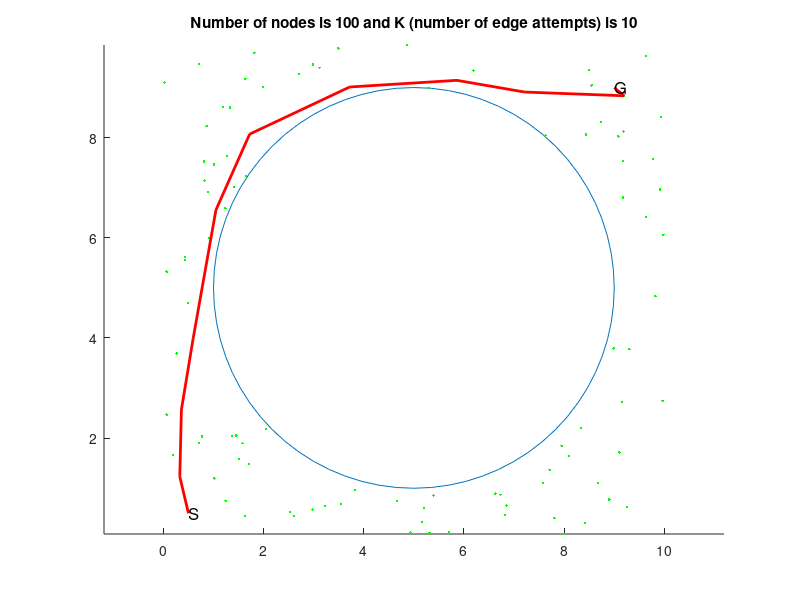

The MATLAB source for this figure:
% Automatically generated by solvePlanningProblem using
% #nodes=100
% #edges per node10
% step size for collision check 0.1
% xMin=0
% xMax=10
% yMin=0
% yMax=10
% worldModel="SingleCircleWorld"
% problem spec file "problem1.txt"

clf
hold on
plot(5 + 4*cos((0:5:360)/180*pi),5 + 4*sin((0:5:360)/180*pi))
plot(2.60489,0.446358,'.g')
plot(8.98934,3.79381,'.g')
plot(2.53231,0.522946,'.g')
plot(9.1523,2.71892,'.g')
plot(6.82397,0.468387,'.g')
plot(9.91057,6.96684,'.g')
plot(1.62376,0.450761,'.g')
plot(2.97439,0.575901,'.g')
plot(9.17218,6.8015,'.g')
plot(8.09018,1.64265,'.g')
plot(8.00976,0.0865152,'.g')
plot(5.70299,0.115567,'.g')
plot(9.82179,4.83494,'.g')
plot(0.917237,5.99875,'.g')
plot(1.04817,6.55504,'.g')
plot(0.592847,3.98753,'.g')
plot(8.41853,0.303546,'.g')
plot(1.70474,1.48604,'.g')
plot(3.49139,9.77983,'.g')
plot(9.6293,9.6252,'.g')
plot(0.819132,7.14703,'.g')
plot(0.0645757,5.32426,'.g')
plot(4.86285,9.8491,'.g')
plot(8.49047,9.34752,'.g')
plot(8.43625,8.06144,'.g')
plot(8.6774,1.10345,'.g')
plot(6.84897,0.65457,'.g')
plot(0.0655959,2.47082,'.g')
plot(6.62705,0.891078,'.g')
plot(1.33031,8.60031,'.g')
plot(9.29992,3.77478,'.g')
plot(5.2062,0.609559,'.g')
plot(3.23203,0.647742,'.g')
plot(6.18845,9.33976,'.g')
plot(1.98661,9.01431,'.g')
plot(9.19848,8.8353,'.g')
plot(4.9301,0.113704,'.g')
plot(1.01631,1.1957,'.g')
plot(7.95037,1.84595,'.g')
plot(7.20943,8.91005,'.g')
plot(1.24119,0.749141,'.g')
plot(0.810229,7.52492,'.g')
plot(1.40757,7.01219,'.g')
plot(3.82227,0.962097,'.g')
plot(9.96565,2.74469,'.g')
plot(0.0219613,9.10292,'.g')
plot(9.26046,0.622411,'.g')
plot(0.862035,8.22807,'.g')
plot(9.18297,8.11969,'.g')
plot(7.62409,8.04229,'.g')
plot(5.16037,0.331096,'.g')
plot(5.29,8.99578,'.g')
plot(2.04392,2.1875,'.g')
plot(5.31267,0.105995,'.g')
plot(1.45249,2.0513,'.g')
plot(3.5438,0.687311,'.g')
plot(1.63439,9.176,'.g')
plot(1.00895,7.46205,'.g')
plot(1.50542,1.58156,'.g')
plot(1.27433,7.62873,'.g')
plot(6.72999,0.870166,'.g')
plot(0.706817,9.4702,'.g')
plot(8.55114,9.04345,'.g')
plot(0.264395,3.69194,'.g')
plot(0.425752,5.62038,'.g')
plot(1.72119,8.06938,'.g')
plot(1.57862,1.89761,'.g')
plot(9.77852,7.57381,'.g')
plot(2.98444,9.46065,'.g')
plot(1.19049,8.61124,'.g')
plot(9.0836,8.02641,'.g')
plot(9.9297,8.40654,'.g')
plot(1.23797,6.5902,'.g')
plot(3.11533,9.39522,'.g')
plot(5.39304,0.858517,'.g')
plot(9.10048,1.71657,'.g')
plot(0.358932,2.56942,'.g')
plot(9.98311,6.06003,'.g')
plot(0.884567,6.91524,'.g')
plot(0.426344,5.55775,'.g')
plot(9.16984,7.53292,'.g')
plot(5.85763,9.14385,'.g')
plot(0.768848,2.02992,'.g')
plot(4.65882,0.749122,'.g')
plot(0.497096,4.69802,'.g')
plot(9.63863,6.42041,'.g')
plot(7.80511,0.405052,'.g')
plot(7.71056,1.36737,'.g')
plot(1.37276,2.04016,'.g')
plot(8.9005,0.773389,'.g')
plot(8.3407,2.19871,'.g')
plot(3.71803,9.01063,'.g')
plot(1.81708,9.69451,'.g')
plot(2.70835,9.27441,'.g')
plot(0.712911,1.90109,'.g')
plot(1.64736,7.22882,'.g')
plot(0.326723,1.23096,'.g')
plot(8.73971,8.31024,'.g')
plot(0.188711,1.66463,'.g')
plot(7.57846,1.1042,'.g')
if 0
  plot([2.53231,2.60489] ,[0.522946, 0.446358], 'k')
  plot([9.1523,8.98934] ,[2.71892, 3.79381], 'k')
  plot([6.82397,9.1523] ,[0.468387, 2.71892], 'k')
  plot([6.82397,8.98934] ,[0.468387, 3.79381], 'k')
  plot([6.82397,2.60489] ,[0.468387, 0.446358], 'k')
  plot([6.82397,2.53231] ,[0.468387, 0.522946], 'k')
  plot([9.91057,8.98934] ,[6.96684, 3.79381], 'k')
  plot([9.91057,9.1523] ,[6.96684, 2.71892], 'k')
  plot([1.62376,2.53231] ,[0.450761, 0.522946], 'k')
  plot([1.62376,2.60489] ,[0.450761, 0.446358], 'k')
  plot([1.62376,6.82397] ,[0.450761, 0.468387], 'k')
  plot([2.97439,2.60489] ,[0.575901, 0.446358], 'k')
  plot([2.97439,2.53231] ,[0.575901, 0.522946], 'k')
  plot([2.97439,1.62376] ,[0.575901, 0.450761], 'k')
  plot([2.97439,6.82397] ,[0.575901, 0.468387], 'k')
  plot([9.17218,9.91057] ,[6.8015, 6.96684], 'k')
  plot([9.17218,8.98934] ,[6.8015, 3.79381], 'k')
  plot([9.17218,9.1523] ,[6.8015, 2.71892], 'k')
  plot([8.09018,9.1523] ,[1.64265, 2.71892], 'k')
  plot([8.09018,6.82397] ,[1.64265, 0.468387], 'k')
  plot([8.09018,8.98934] ,[1.64265, 3.79381], 'k')
  plot([8.09018,9.91057] ,[1.64265, 6.96684], 'k')
  plot([8.00976,6.82397] ,[0.0865152, 0.468387], 'k')
  plot([8.00976,8.09018] ,[0.0865152, 1.64265], 'k')
  plot([8.00976,9.1523] ,[0.0865152, 2.71892], 'k')
  plot([8.00976,8.98934] ,[0.0865152, 3.79381], 'k')
  plot([8.00976,2.97439] ,[0.0865152, 0.575901], 'k')
  plot([8.00976,2.60489] ,[0.0865152, 0.446358], 'k')
  plot([8.00976,2.53231] ,[0.0865152, 0.522946], 'k')
  plot([8.00976,1.62376] ,[0.0865152, 0.450761], 'k')
  plot([8.00976,9.91057] ,[0.0865152, 6.96684], 'k')
  plot([5.70299,6.82397] ,[0.115567, 0.468387], 'k')
  plot([5.70299,8.00976] ,[0.115567, 0.0865152], 'k')
  plot([5.70299,2.97439] ,[0.115567, 0.575901], 'k')
  plot([5.70299,8.09018] ,[0.115567, 1.64265], 'k')
  plot([5.70299,2.60489] ,[0.115567, 0.446358], 'k')
  plot([5.70299,2.53231] ,[0.115567, 0.522946], 'k')
  plot([5.70299,1.62376] ,[0.115567, 0.450761], 'k')
  plot([5.70299,9.1523] ,[0.115567, 2.71892], 'k')
  plot([9.82179,8.98934] ,[4.83494, 3.79381], 'k')
  plot([9.82179,9.17218] ,[4.83494, 6.8015], 'k')
  plot([9.82179,9.91057] ,[4.83494, 6.96684], 'k')
  plot([9.82179,9.1523] ,[4.83494, 2.71892], 'k')
  plot([9.82179,8.09018] ,[4.83494, 1.64265], 'k')
  plot([9.82179,8.00976] ,[4.83494, 0.0865152], 'k')
  plot([9.82179,6.82397] ,[4.83494, 0.468387], 'k')
  plot([1.04817,0.917237] ,[6.55504, 5.99875], 'k')
  plot([0.592847,0.917237] ,[3.98753, 5.99875], 'k')
  plot([0.592847,1.04817] ,[3.98753, 6.55504], 'k')
  plot([0.592847,1.62376] ,[3.98753, 0.450761], 'k')
  plot([0.592847,2.53231] ,[3.98753, 0.522946], 'k')
  plot([0.592847,2.60489] ,[3.98753, 0.446358], 'k')
  plot([0.592847,2.97439] ,[3.98753, 0.575901], 'k')
  plot([8.41853,8.00976] ,[0.303546, 0.0865152], 'k')
  plot([8.41853,8.09018] ,[0.303546, 1.64265], 'k')
  plot([8.41853,6.82397] ,[0.303546, 0.468387], 'k')
  plot([8.41853,9.1523] ,[0.303546, 2.71892], 'k')
  plot([8.41853,5.70299] ,[0.303546, 0.115567], 'k')
  plot([8.41853,8.98934] ,[0.303546, 3.79381], 'k')
  plot([8.41853,9.82179] ,[0.303546, 4.83494], 'k')
  plot([8.41853,2.97439] ,[0.303546, 0.575901], 'k')
  plot([8.41853,2.60489] ,[0.303546, 0.446358], 'k')
  plot([8.41853,2.53231] ,[0.303546, 0.522946], 'k')
  plot([1.70474,1.62376] ,[1.48604, 0.450761], 'k')
  plot([1.70474,2.53231] ,[1.48604, 0.522946], 'k')
  plot([1.70474,2.60489] ,[1.48604, 0.446358], 'k')
  plot([1.70474,2.97439] ,[1.48604, 0.575901], 'k')
  plot([1.70474,0.592847] ,[1.48604, 3.98753], 'k')
  plot([1.70474,5.70299] ,[1.48604, 0.115567], 'k')
  plot([1.70474,6.82397] ,[1.48604, 0.468387], 'k')
  plot([3.49139,1.04817] ,[9.77983, 6.55504], 'k')
  plot([9.6293,9.91057] ,[9.6252, 6.96684], 'k')
  plot([9.6293,9.17218] ,[9.6252, 6.8015], 'k')
  plot([9.6293,9.82179] ,[9.6252, 4.83494], 'k')
  plot([9.6293,8.98934] ,[9.6252, 3.79381], 'k')
  plot([9.6293,3.49139] ,[9.6252, 9.77983], 'k')
  plot([9.6293,9.1523] ,[9.6252, 2.71892], 'k')
  plot([0.819132,1.04817] ,[7.14703, 6.55504], 'k')
  plot([0.819132,0.917237] ,[7.14703, 5.99875], 'k')
  plot([0.819132,0.592847] ,[7.14703, 3.98753], 'k')
  plot([0.819132,3.49139] ,[7.14703, 9.77983], 'k')
  plot([0.0645757,0.917237] ,[5.32426, 5.99875], 'k')
  plot([0.0645757,0.592847] ,[5.32426, 3.98753], 'k')
  plot([0.0645757,1.04817] ,[5.32426, 6.55504], 'k')
  plot([0.0645757,0.819132] ,[5.32426, 7.14703], 'k')
  plot([0.0645757,1.70474] ,[5.32426, 1.48604], 'k')
  plot([0.0645757,1.62376] ,[5.32426, 0.450761], 'k')
  plot([0.0645757,2.53231] ,[5.32426, 0.522946], 'k')
  plot([0.0645757,2.60489] ,[5.32426, 0.446358], 'k')
  plot([0.0645757,2.97439] ,[5.32426, 0.575901], 'k')
  plot([0.0645757,3.49139] ,[5.32426, 9.77983], 'k')
  plot([4.86285,3.49139] ,[9.8491, 9.77983], 'k')
  plot([4.86285,9.6293] ,[9.8491, 9.6252], 'k')
  plot([4.86285,0.819132] ,[9.8491, 7.14703], 'k')
  plot([4.86285,9.91057] ,[9.8491, 6.96684], 'k')
  plot([8.49047,9.6293] ,[9.34752, 9.6252], 'k')
  plot([8.49047,9.17218] ,[9.34752, 6.8015], 'k')
  plot([8.49047,9.91057] ,[9.34752, 6.96684], 'k')
  plot([8.49047,4.86285] ,[9.34752, 9.8491], 'k')
  plot([8.49047,9.82179] ,[9.34752, 4.83494], 'k')
  plot([8.49047,3.49139] ,[9.34752, 9.77983], 'k')
  plot([8.43625,8.49047] ,[8.06144, 9.34752], 'k')
  plot([8.43625,9.17218] ,[8.06144, 6.8015], 'k')
  plot([8.43625,9.91057] ,[8.06144, 6.96684], 'k')
  plot([8.43625,9.6293] ,[8.06144, 9.6252], 'k')
  plot([8.43625,9.82179] ,[8.06144, 4.83494], 'k')
  plot([8.43625,4.86285] ,[8.06144, 9.8491], 'k')
  plot([8.43625,3.49139] ,[8.06144, 9.77983], 'k')
  plot([8.6774,8.09018] ,[1.10345, 1.64265], 'k')
  plot([8.6774,8.41853] ,[1.10345, 0.303546], 'k')
  plot([8.6774,8.00976] ,[1.10345, 0.0865152], 'k')
  plot([8.6774,9.1523] ,[1.10345, 2.71892], 'k')
  plot([8.6774,6.82397] ,[1.10345, 0.468387], 'k')
  plot([8.6774,8.98934] ,[1.10345, 3.79381], 'k')
  plot([8.6774,5.70299] ,[1.10345, 0.115567], 'k')
  plot([8.6774,9.82179] ,[1.10345, 4.83494], 'k')
  plot([8.6774,9.17218] ,[1.10345, 6.8015], 'k')
  plot([8.6774,2.97439] ,[1.10345, 0.575901], 'k')
  plot([6.84897,6.82397] ,[0.65457, 0.468387], 'k')
  plot([6.84897,5.70299] ,[0.65457, 0.115567], 'k')
  plot([6.84897,8.00976] ,[0.65457, 0.0865152], 'k')
  plot([6.84897,8.09018] ,[0.65457, 1.64265], 'k')
  plot([6.84897,8.41853] ,[0.65457, 0.303546], 'k')
  plot([6.84897,8.6774] ,[0.65457, 1.10345], 'k')
  plot([6.84897,9.1523] ,[0.65457, 2.71892], 'k')
  plot([6.84897,2.97439] ,[0.65457, 0.575901], 'k')
  plot([6.84897,2.60489] ,[0.65457, 0.446358], 'k')
  plot([0.0655959,0.592847] ,[2.47082, 3.98753], 'k')
  plot([0.0655959,1.70474] ,[2.47082, 1.48604], 'k')
  plot([0.0655959,1.62376] ,[2.47082, 0.450761], 'k')
  plot([0.0655959,0.0645757] ,[2.47082, 5.32426], 'k')
  plot([0.0655959,2.53231] ,[2.47082, 0.522946], 'k')
  plot([0.0655959,2.60489] ,[2.47082, 0.446358], 'k')
  plot([0.0655959,2.97439] ,[2.47082, 0.575901], 'k')
  plot([0.0655959,0.917237] ,[2.47082, 5.99875], 'k')
  plot([0.0655959,1.04817] ,[2.47082, 6.55504], 'k')
  plot([0.0655959,0.819132] ,[2.47082, 7.14703], 'k')
  plot([6.62705,6.84897] ,[0.891078, 0.65457], 'k')
  plot([6.62705,6.82397] ,[0.891078, 0.468387], 'k')
  plot([6.62705,5.70299] ,[0.891078, 0.115567], 'k')
  plot([6.62705,8.00976] ,[0.891078, 0.0865152], 'k')
  plot([6.62705,8.09018] ,[0.891078, 1.64265], 'k')
  plot([6.62705,8.41853] ,[0.891078, 0.303546], 'k')
  plot([6.62705,8.6774] ,[0.891078, 1.10345], 'k')
  plot([6.62705,9.1523] ,[0.891078, 2.71892], 'k')
  plot([6.62705,2.97439] ,[0.891078, 0.575901], 'k')
  plot([1.33031,0.819132] ,[8.60031, 7.14703], 'k')
  plot([1.33031,1.04817] ,[8.60031, 6.55504], 'k')
  plot([1.33031,3.49139] ,[8.60031, 9.77983], 'k')
  plot([1.33031,0.917237] ,[8.60031, 5.99875], 'k')
  plot([1.33031,0.0645757] ,[8.60031, 5.32426], 'k')
  plot([1.33031,4.86285] ,[8.60031, 9.8491], 'k')
  plot([1.33031,0.592847] ,[8.60031, 3.98753], 'k')
  plot([1.33031,0.0655959] ,[8.60031, 2.47082], 'k')
  plot([9.29992,8.98934] ,[3.77478, 3.79381], 'k')
  plot([9.29992,9.1523] ,[3.77478, 2.71892], 'k')
  plot([9.29992,9.82179] ,[3.77478, 4.83494], 'k')
  plot([9.29992,8.09018] ,[3.77478, 1.64265], 'k')
  plot([9.29992,8.6774] ,[3.77478, 1.10345], 'k')
  plot([9.29992,9.17218] ,[3.77478, 6.8015], 'k')
  plot([9.29992,9.91057] ,[3.77478, 6.96684], 'k')
  plot([9.29992,8.41853] ,[3.77478, 0.303546], 'k')
  plot([9.29992,8.00976] ,[3.77478, 0.0865152], 'k')
  plot([5.2062,5.70299] ,[0.609559, 0.115567], 'k')
  plot([5.2062,6.62705] ,[0.609559, 0.891078], 'k')
  plot([5.2062,6.82397] ,[0.609559, 0.468387], 'k')
  plot([5.2062,6.84897] ,[0.609559, 0.65457], 'k')
  plot([5.2062,2.97439] ,[0.609559, 0.575901], 'k')
  plot([5.2062,2.60489] ,[0.609559, 0.446358], 'k')
  plot([5.2062,2.53231] ,[0.609559, 0.522946], 'k')
  plot([5.2062,8.00976] ,[0.609559, 0.0865152], 'k')
  plot([5.2062,8.09018] ,[0.609559, 1.64265], 'k')
  plot([5.2062,8.41853] ,[0.609559, 0.303546], 'k')
  plot([3.23203,2.97439] ,[0.647742, 0.575901], 'k')
  plot([3.23203,2.60489] ,[0.647742, 0.446358], 'k')
  plot([3.23203,2.53231] ,[0.647742, 0.522946], 'k')
  plot([3.23203,1.62376] ,[0.647742, 0.450761], 'k')
  plot([3.23203,1.70474] ,[0.647742, 1.48604], 'k')
  plot([3.23203,5.2062] ,[0.647742, 0.609559], 'k')
  plot([3.23203,5.70299] ,[0.647742, 0.115567], 'k')
  plot([3.23203,6.62705] ,[0.647742, 0.891078], 'k')
  plot([3.23203,6.82397] ,[0.647742, 0.468387], 'k')
  plot([3.23203,6.84897] ,[0.647742, 0.65457], 'k')
  plot([6.18845,4.86285] ,[9.33976, 9.8491], 'k')
  plot([6.18845,8.49047] ,[9.33976, 9.34752], 'k')
  plot([6.18845,8.43625] ,[9.33976, 8.06144], 'k')
  plot([6.18845,3.49139] ,[9.33976, 9.77983], 'k')
  plot([6.18845,9.6293] ,[9.33976, 9.6252], 'k')
  plot([6.18845,9.17218] ,[9.33976, 6.8015], 'k')
  plot([6.18845,9.91057] ,[9.33976, 6.96684], 'k')
  plot([6.18845,1.33031] ,[9.33976, 8.60031], 'k')
  plot([1.98661,1.33031] ,[9.01431, 8.60031], 'k')
  plot([1.98661,3.49139] ,[9.01431, 9.77983], 'k')
  plot([1.98661,0.819132] ,[9.01431, 7.14703], 'k')
  plot([1.98661,1.04817] ,[9.01431, 6.55504], 'k')
  plot([1.98661,4.86285] ,[9.01431, 9.8491], 'k')
  plot([1.98661,0.917237] ,[9.01431, 5.99875], 'k')
  plot([1.98661,0.0645757] ,[9.01431, 5.32426], 'k')
  plot([1.98661,6.18845] ,[9.01431, 9.33976], 'k')
  plot([1.98661,8.49047] ,[9.01431, 9.34752], 'k')
  plot([9.19848,8.49047] ,[8.8353, 9.34752], 'k')
  plot([9.19848,9.6293] ,[8.8353, 9.6252], 'k')
  plot([9.19848,8.43625] ,[8.8353, 8.06144], 'k')
  plot([9.19848,9.91057] ,[8.8353, 6.96684], 'k')
  plot([9.19848,9.17218] ,[8.8353, 6.8015], 'k')
  plot([9.19848,6.18845] ,[8.8353, 9.33976], 'k')
  plot([9.19848,9.82179] ,[8.8353, 4.83494], 'k')
  plot([9.19848,4.86285] ,[8.8353, 9.8491], 'k')
  plot([9.19848,8.98934] ,[8.8353, 3.79381], 'k')
  plot([9.19848,9.29992] ,[8.8353, 3.77478], 'k')
  plot([4.9301,5.2062] ,[0.113704, 0.609559], 'k')
  plot([4.9301,5.70299] ,[0.113704, 0.115567], 'k')
  plot([4.9301,3.23203] ,[0.113704, 0.647742], 'k')
  plot([4.9301,6.62705] ,[0.113704, 0.891078], 'k')
  plot([4.9301,6.82397] ,[0.113704, 0.468387], 'k')
  plot([4.9301,6.84897] ,[0.113704, 0.65457], 'k')
  plot([4.9301,2.97439] ,[0.113704, 0.575901], 'k')
  plot([4.9301,2.60489] ,[0.113704, 0.446358], 'k')
  plot([4.9301,2.53231] ,[0.113704, 0.522946], 'k')
  plot([4.9301,8.00976] ,[0.113704, 0.0865152], 'k')
  plot([1.01631,1.70474] ,[1.1957, 1.48604], 'k')
  plot([1.01631,1.62376] ,[1.1957, 0.450761], 'k')
  plot([1.01631,0.0655959] ,[1.1957, 2.47082], 'k')
  plot([1.01631,2.53231] ,[1.1957, 0.522946], 'k')
  plot([1.01631,2.60489] ,[1.1957, 0.446358], 'k')
  plot([1.01631,2.97439] ,[1.1957, 0.575901], 'k')
  plot([1.01631,3.23203] ,[1.1957, 0.647742], 'k')
  plot([1.01631,0.592847] ,[1.1957, 3.98753], 'k')
  plot([1.01631,4.9301] ,[1.1957, 0.113704], 'k')
  plot([1.01631,5.2062] ,[1.1957, 0.609559], 'k')
  plot([7.95037,8.09018] ,[1.84595, 1.64265], 'k')
  plot([7.95037,8.6774] ,[1.84595, 1.10345], 'k')
  plot([7.95037,9.1523] ,[1.84595, 2.71892], 'k')
  plot([7.95037,8.41853] ,[1.84595, 0.303546], 'k')
  plot([7.95037,6.84897] ,[1.84595, 0.65457], 'k')
  plot([7.95037,6.62705] ,[1.84595, 0.891078], 'k')
  plot([7.95037,8.00976] ,[1.84595, 0.0865152], 'k')
  plot([7.95037,6.82397] ,[1.84595, 0.468387], 'k')
  plot([7.95037,8.98934] ,[1.84595, 3.79381], 'k')
  plot([7.95037,9.29992] ,[1.84595, 3.77478], 'k')
  plot([7.20943,6.18845] ,[8.91005, 9.33976], 'k')
  plot([7.20943,8.49047] ,[8.91005, 9.34752], 'k')
  plot([7.20943,8.43625] ,[8.91005, 8.06144], 'k')
  plot([7.20943,9.19848] ,[8.91005, 8.8353], 'k')
  plot([7.20943,9.6293] ,[8.91005, 9.6252], 'k')
  plot([7.20943,4.86285] ,[8.91005, 9.8491], 'k')
  plot([7.20943,9.17218] ,[8.91005, 6.8015], 'k')
  plot([7.20943,9.91057] ,[8.91005, 6.96684], 'k')
  plot([7.20943,3.49139] ,[8.91005, 9.77983], 'k')
  plot([1.24119,1.62376] ,[0.749141, 0.450761], 'k')
  plot([1.24119,1.01631] ,[0.749141, 1.1957], 'k')
  plot([1.24119,1.70474] ,[0.749141, 1.48604], 'k')
  plot([1.24119,2.53231] ,[0.749141, 0.522946], 'k')
  plot([1.24119,2.60489] ,[0.749141, 0.446358], 'k')
  plot([1.24119,2.97439] ,[0.749141, 0.575901], 'k')
  plot([1.24119,3.23203] ,[0.749141, 0.647742], 'k')
  plot([1.24119,0.0655959] ,[0.749141, 2.47082], 'k')
  plot([1.24119,0.592847] ,[0.749141, 3.98753], 'k')
  plot([1.24119,4.9301] ,[0.749141, 0.113704], 'k')
  plot([0.810229,0.819132] ,[7.52492, 7.14703], 'k')
  plot([0.810229,1.04817] ,[7.52492, 6.55504], 'k')
  plot([0.810229,1.33031] ,[7.52492, 8.60031], 'k')
  plot([0.810229,0.917237] ,[7.52492, 5.99875], 'k')
  plot([0.810229,1.98661] ,[7.52492, 9.01431], 'k')
  plot([0.810229,0.0645757] ,[7.52492, 5.32426], 'k')
  plot([0.810229,3.49139] ,[7.52492, 9.77983], 'k')
  plot([0.810229,0.592847] ,[7.52492, 3.98753], 'k')
  plot([0.810229,4.86285] ,[7.52492, 9.8491], 'k')
  plot([0.810229,0.0655959] ,[7.52492, 2.47082], 'k')
  plot([1.40757,1.04817] ,[7.01219, 6.55504], 'k')
  plot([1.40757,0.819132] ,[7.01219, 7.14703], 'k')
  plot([1.40757,0.810229] ,[7.01219, 7.52492], 'k')
  plot([1.40757,0.917237] ,[7.01219, 5.99875], 'k')
  plot([1.40757,1.33031] ,[7.01219, 8.60031], 'k')
  plot([1.40757,1.98661] ,[7.01219, 9.01431], 'k')
  plot([1.40757,0.0645757] ,[7.01219, 5.32426], 'k')
  plot([1.40757,3.49139] ,[7.01219, 9.77983], 'k')
  plot([3.82227,3.23203] ,[0.962097, 0.647742], 'k')
  plot([3.82227,2.97439] ,[0.962097, 0.575901], 'k')
  plot([3.82227,2.60489] ,[0.962097, 0.446358], 'k')
  plot([3.82227,2.53231] ,[0.962097, 0.522946], 'k')
  plot([3.82227,4.9301] ,[0.962097, 0.113704], 'k')
  plot([3.82227,5.2062] ,[0.962097, 0.609559], 'k')
  plot([3.82227,5.70299] ,[0.962097, 0.115567], 'k')
  plot([3.82227,1.70474] ,[0.962097, 1.48604], 'k')
  plot([3.82227,1.62376] ,[0.962097, 0.450761], 'k')
  plot([3.82227,1.24119] ,[0.962097, 0.749141], 'k')
  plot([9.96565,9.1523] ,[2.74469, 2.71892], 'k')
  plot([9.96565,9.29992] ,[2.74469, 3.77478], 'k')
  plot([9.96565,8.98934] ,[2.74469, 3.79381], 'k')
  plot([9.96565,8.6774] ,[2.74469, 1.10345], 'k')
  plot([9.96565,9.82179] ,[2.74469, 4.83494], 'k')
  plot([9.96565,8.09018] ,[2.74469, 1.64265], 'k')
  plot([9.96565,7.95037] ,[2.74469, 1.84595], 'k')
  plot([9.96565,8.41853] ,[2.74469, 0.303546], 'k')
  plot([9.96565,8.00976] ,[2.74469, 0.0865152], 'k')
  plot([9.96565,6.84897] ,[2.74469, 0.65457], 'k')
  plot([0.0219613,1.33031] ,[9.10292, 8.60031], 'k')
  plot([0.0219613,0.810229] ,[9.10292, 7.52492], 'k')
  plot([0.0219613,1.98661] ,[9.10292, 9.01431], 'k')
  plot([0.0219613,0.819132] ,[9.10292, 7.14703], 'k')
  plot([0.0219613,1.40757] ,[9.10292, 7.01219], 'k')
  plot([0.0219613,1.04817] ,[9.10292, 6.55504], 'k')
  plot([0.0219613,0.917237] ,[9.10292, 5.99875], 'k')
  plot([0.0219613,3.49139] ,[9.10292, 9.77983], 'k')
  plot([0.0219613,0.0645757] ,[9.10292, 5.32426], 'k')
  plot([0.0219613,4.86285] ,[9.10292, 9.8491], 'k')
  plot([9.26046,8.6774] ,[0.622411, 1.10345], 'k')
  plot([9.26046,8.41853] ,[0.622411, 0.303546], 'k')
  plot([9.26046,8.00976] ,[0.622411, 0.0865152], 'k')
  plot([9.26046,8.09018] ,[0.622411, 1.64265], 'k')
  plot([9.26046,7.95037] ,[0.622411, 1.84595], 'k')
  plot([9.26046,9.1523] ,[0.622411, 2.71892], 'k')
  plot([9.26046,9.96565] ,[0.622411, 2.74469], 'k')
  plot([9.26046,6.84897] ,[0.622411, 0.65457], 'k')
  plot([9.26046,6.82397] ,[0.622411, 0.468387], 'k')
  plot([9.26046,6.62705] ,[0.622411, 0.891078], 'k')
  plot([0.862035,1.33031] ,[8.22807, 8.60031], 'k')
  plot([0.862035,0.810229] ,[8.22807, 7.52492], 'k')
  plot([0.862035,0.819132] ,[8.22807, 7.14703], 'k')
  plot([0.862035,0.0219613] ,[8.22807, 9.10292], 'k')
  plot([0.862035,1.40757] ,[8.22807, 7.01219], 'k')
  plot([0.862035,1.98661] ,[8.22807, 9.01431], 'k')
  plot([0.862035,1.04817] ,[8.22807, 6.55504], 'k')
  plot([0.862035,0.917237] ,[8.22807, 5.99875], 'k')
  plot([0.862035,0.0645757] ,[8.22807, 5.32426], 'k')
  plot([0.862035,3.49139] ,[8.22807, 9.77983], 'k')
  plot([9.18297,9.19848] ,[8.11969, 8.8353], 'k')
  plot([9.18297,8.43625] ,[8.11969, 8.06144], 'k')
  plot([9.18297,9.17218] ,[8.11969, 6.8015], 'k')
  plot([9.18297,9.91057] ,[8.11969, 6.96684], 'k')
  plot([9.18297,8.49047] ,[8.11969, 9.34752], 'k')
  plot([9.18297,9.6293] ,[8.11969, 9.6252], 'k')
  plot([9.18297,7.20943] ,[8.11969, 8.91005], 'k')
  plot([9.18297,6.18845] ,[8.11969, 9.33976], 'k')
  plot([9.18297,9.82179] ,[8.11969, 4.83494], 'k')
  plot([9.18297,8.98934] ,[8.11969, 3.79381], 'k')
  plot([7.62409,8.43625] ,[8.04229, 8.06144], 'k')
  plot([7.62409,7.20943] ,[8.04229, 8.91005], 'k')
  plot([7.62409,9.18297] ,[8.04229, 8.11969], 'k')
  plot([7.62409,8.49047] ,[8.04229, 9.34752], 'k')
  plot([7.62409,9.19848] ,[8.04229, 8.8353], 'k')
  plot([7.62409,6.18845] ,[8.04229, 9.33976], 'k')
  plot([7.62409,9.17218] ,[8.04229, 6.8015], 'k')
  plot([7.62409,9.91057] ,[8.04229, 6.96684], 'k')
  plot([7.62409,9.6293] ,[8.04229, 9.6252], 'k')
  plot([5.16037,5.2062] ,[0.331096, 0.609559], 'k')
  plot([5.16037,4.9301] ,[0.331096, 0.113704], 'k')
  plot([5.16037,5.70299] ,[0.331096, 0.115567], 'k')
  plot([5.16037,3.82227] ,[0.331096, 0.962097], 'k')
  plot([5.16037,6.62705] ,[0.331096, 0.891078], 'k')
  plot([5.16037,6.82397] ,[0.331096, 0.468387], 'k')
  plot([5.16037,6.84897] ,[0.331096, 0.65457], 'k')
  plot([5.16037,3.23203] ,[0.331096, 0.647742], 'k')
  plot([5.16037,2.97439] ,[0.331096, 0.575901], 'k')
  plot([5.16037,2.60489] ,[0.331096, 0.446358], 'k')
  plot([5.29,4.86285] ,[8.99578, 9.8491], 'k')
  plot([5.29,6.18845] ,[8.99578, 9.33976], 'k')
  plot([5.29,7.20943] ,[8.99578, 8.91005], 'k')
  plot([5.29,3.49139] ,[8.99578, 9.77983], 'k')
  plot([5.29,8.49047] ,[8.99578, 9.34752], 'k')
  plot([5.29,9.19848] ,[8.99578, 8.8353], 'k')
  plot([2.04392,1.70474] ,[2.1875, 1.48604], 'k')
  plot([2.04392,1.01631] ,[2.1875, 1.1957], 'k')
  plot([2.04392,1.24119] ,[2.1875, 0.749141], 'k')
  plot([2.04392,2.53231] ,[2.1875, 0.522946], 'k')
  plot([2.04392,1.62376] ,[2.1875, 0.450761], 'k')
  plot([2.04392,2.60489] ,[2.1875, 0.446358], 'k')
  plot([2.04392,2.97439] ,[2.1875, 0.575901], 'k')
  plot([2.04392,3.23203] ,[2.1875, 0.647742], 'k')
  plot([2.04392,0.0655959] ,[2.1875, 2.47082], 'k')
  plot([5.31267,5.16037] ,[0.105995, 0.331096], 'k')
  plot([5.31267,4.9301] ,[0.105995, 0.113704], 'k')
  plot([5.31267,5.70299] ,[0.105995, 0.115567], 'k')
  plot([5.31267,5.2062] ,[0.105995, 0.609559], 'k')
  plot([5.31267,6.62705] ,[0.105995, 0.891078], 'k')
  plot([5.31267,6.82397] ,[0.105995, 0.468387], 'k')
  plot([5.31267,6.84897] ,[0.105995, 0.65457], 'k')
  plot([5.31267,3.82227] ,[0.105995, 0.962097], 'k')
  plot([5.31267,3.23203] ,[0.105995, 0.647742], 'k')
  plot([5.31267,2.97439] ,[0.105995, 0.575901], 'k')
  plot([1.45249,1.70474] ,[2.0513, 1.48604], 'k')
  plot([1.45249,1.01631] ,[2.0513, 1.1957], 'k')
  plot([1.45249,1.24119] ,[2.0513, 0.749141], 'k')
  plot([1.45249,0.0655959] ,[2.0513, 2.47082], 'k')
  plot([1.45249,1.62376] ,[2.0513, 0.450761], 'k')
  plot([1.45249,2.53231] ,[2.0513, 0.522946], 'k')
  plot([1.45249,2.60489] ,[2.0513, 0.446358], 'k')
  plot([1.45249,0.592847] ,[2.0513, 3.98753], 'k')
  plot([1.45249,2.97439] ,[2.0513, 0.575901], 'k')
  plot([3.5438,3.23203] ,[0.687311, 0.647742], 'k')
  plot([3.5438,3.82227] ,[0.687311, 0.962097], 'k')
  plot([3.5438,2.97439] ,[0.687311, 0.575901], 'k')
  plot([3.5438,2.60489] ,[0.687311, 0.446358], 'k')
  plot([3.5438,2.53231] ,[0.687311, 0.522946], 'k')
  plot([3.5438,4.9301] ,[0.687311, 0.113704], 'k')
  plot([3.5438,5.16037] ,[0.687311, 0.331096], 'k')
  plot([3.5438,5.2062] ,[0.687311, 0.609559], 'k')
  plot([3.5438,5.31267] ,[0.687311, 0.105995], 'k')
  plot([3.5438,1.62376] ,[0.687311, 0.450761], 'k')
  plot([1.63439,1.98661] ,[9.176, 9.01431], 'k')
  plot([1.63439,1.33031] ,[9.176, 8.60031], 'k')
  plot([1.63439,0.862035] ,[9.176, 8.22807], 'k')
  plot([1.63439,0.0219613] ,[9.176, 9.10292], 'k')
  plot([1.63439,0.810229] ,[9.176, 7.52492], 'k')
  plot([1.63439,3.49139] ,[9.176, 9.77983], 'k')
  plot([1.63439,1.40757] ,[9.176, 7.01219], 'k')
  plot([1.63439,0.819132] ,[9.176, 7.14703], 'k')
  plot([1.63439,1.04817] ,[9.176, 6.55504], 'k')
  plot([1.63439,0.917237] ,[9.176, 5.99875], 'k')
  plot([1.00895,0.810229] ,[7.46205, 7.52492], 'k')
  plot([1.00895,0.819132] ,[7.46205, 7.14703], 'k')
  plot([1.00895,1.40757] ,[7.46205, 7.01219], 'k')
  plot([1.00895,0.862035] ,[7.46205, 8.22807], 'k')
  plot([1.00895,1.04817] ,[7.46205, 6.55504], 'k')
  plot([1.00895,1.33031] ,[7.46205, 8.60031], 'k')
  plot([1.00895,0.917237] ,[7.46205, 5.99875], 'k')
  plot([1.00895,1.63439] ,[7.46205, 9.176], 'k')
  plot([1.00895,1.98661] ,[7.46205, 9.01431], 'k')
  plot([1.00895,0.0219613] ,[7.46205, 9.10292], 'k')
  plot([1.50542,1.70474] ,[1.58156, 1.48604], 'k')
  plot([1.50542,1.45249] ,[1.58156, 2.0513], 'k')
  plot([1.50542,1.01631] ,[1.58156, 1.1957], 'k')
  plot([1.50542,1.24119] ,[1.58156, 0.749141], 'k')
  plot([1.50542,1.62376] ,[1.58156, 0.450761], 'k')
  plot([1.50542,2.53231] ,[1.58156, 0.522946], 'k')
  plot([1.50542,2.60489] ,[1.58156, 0.446358], 'k')
  plot([1.50542,0.0655959] ,[1.58156, 2.47082], 'k')
  plot([1.50542,2.97439] ,[1.58156, 0.575901], 'k')
  plot([1.27433,1.00895] ,[7.62873, 7.46205], 'k')
  plot([1.27433,0.810229] ,[7.62873, 7.52492], 'k')
  plot([1.27433,1.40757] ,[7.62873, 7.01219], 'k')
  plot([1.27433,0.819132] ,[7.62873, 7.14703], 'k')
  plot([1.27433,0.862035] ,[7.62873, 8.22807], 'k')
  plot([1.27433,1.33031] ,[7.62873, 8.60031], 'k')
  plot([1.27433,1.04817] ,[7.62873, 6.55504], 'k')
  plot([1.27433,1.98661] ,[7.62873, 9.01431], 'k')
  plot([1.27433,1.63439] ,[7.62873, 9.176], 'k')
  plot([1.27433,0.917237] ,[7.62873, 5.99875], 'k')
  plot([6.72999,6.62705] ,[0.870166, 0.891078], 'k')
  plot([6.72999,6.84897] ,[0.870166, 0.65457], 'k')
  plot([6.72999,6.82397] ,[0.870166, 0.468387], 'k')
  plot([6.72999,5.70299] ,[0.870166, 0.115567], 'k')
  plot([6.72999,8.00976] ,[0.870166, 0.0865152], 'k')
  plot([6.72999,5.2062] ,[0.870166, 0.609559], 'k')
  plot([6.72999,7.95037] ,[0.870166, 1.84595], 'k')
  plot([6.72999,8.09018] ,[0.870166, 1.64265], 'k')
  plot([6.72999,5.31267] ,[0.870166, 0.105995], 'k')
  plot([6.72999,5.16037] ,[0.870166, 0.331096], 'k')
  plot([0.706817,0.0219613] ,[9.4702, 9.10292], 'k')
  plot([0.706817,1.63439] ,[9.4702, 9.176], 'k')
  plot([0.706817,1.33031] ,[9.4702, 8.60031], 'k')
  plot([0.706817,0.862035] ,[9.4702, 8.22807], 'k')
  plot([0.706817,1.98661] ,[9.4702, 9.01431], 'k')
  plot([0.706817,1.27433] ,[9.4702, 7.62873], 'k')
  plot([0.706817,0.810229] ,[9.4702, 7.52492], 'k')
  plot([0.706817,1.00895] ,[9.4702, 7.46205], 'k')
  plot([0.706817,0.819132] ,[9.4702, 7.14703], 'k')
  plot([0.706817,1.40757] ,[9.4702, 7.01219], 'k')
  plot([8.55114,8.49047] ,[9.04345, 9.34752], 'k')
  plot([8.55114,9.19848] ,[9.04345, 8.8353], 'k')
  plot([8.55114,8.43625] ,[9.04345, 8.06144], 'k')
  plot([8.55114,9.18297] ,[9.04345, 8.11969], 'k')
  plot([8.55114,9.6293] ,[9.04345, 9.6252], 'k')
  plot([8.55114,7.20943] ,[9.04345, 8.91005], 'k')
  plot([8.55114,9.17218] ,[9.04345, 6.8015], 'k')
  plot([8.55114,6.18845] ,[9.04345, 9.33976], 'k')
  plot([8.55114,9.91057] ,[9.04345, 6.96684], 'k')
  plot([0.264395,0.592847] ,[3.69194, 3.98753], 'k')
  plot([0.264395,0.0655959] ,[3.69194, 2.47082], 'k')
  plot([0.264395,0.0645757] ,[3.69194, 5.32426], 'k')
  plot([0.264395,1.45249] ,[3.69194, 2.0513], 'k')
  plot([0.264395,2.04392] ,[3.69194, 2.1875], 'k')
  plot([0.264395,0.917237] ,[3.69194, 5.99875], 'k')
  plot([0.264395,1.50542] ,[3.69194, 1.58156], 'k')
  plot([0.264395,1.01631] ,[3.69194, 1.1957], 'k')
  plot([0.264395,1.70474] ,[3.69194, 1.48604], 'k')
  plot([0.264395,1.04817] ,[3.69194, 6.55504], 'k')
  plot([0.425752,0.0645757] ,[5.62038, 5.32426], 'k')
  plot([0.425752,0.917237] ,[5.62038, 5.99875], 'k')
  plot([0.425752,1.04817] ,[5.62038, 6.55504], 'k')
  plot([0.425752,0.819132] ,[5.62038, 7.14703], 'k')
  plot([0.425752,0.592847] ,[5.62038, 3.98753], 'k')
  plot([0.425752,1.40757] ,[5.62038, 7.01219], 'k')
  plot([0.425752,1.00895] ,[5.62038, 7.46205], 'k')
  plot([0.425752,0.264395] ,[5.62038, 3.69194], 'k')
  plot([0.425752,0.810229] ,[5.62038, 7.52492], 'k')
  plot([0.425752,1.27433] ,[5.62038, 7.62873], 'k')
  plot([1.72119,1.27433] ,[8.06938, 7.62873], 'k')
  plot([1.72119,1.33031] ,[8.06938, 8.60031], 'k')
  plot([1.72119,0.862035] ,[8.06938, 8.22807], 'k')
  plot([1.72119,1.00895] ,[8.06938, 7.46205], 'k')
  plot([1.72119,1.98661] ,[8.06938, 9.01431], 'k')
  plot([1.72119,0.810229] ,[8.06938, 7.52492], 'k')
  plot([1.72119,1.40757] ,[8.06938, 7.01219], 'k')
  plot([1.72119,1.63439] ,[8.06938, 9.176], 'k')
  plot([1.72119,0.819132] ,[8.06938, 7.14703], 'k')
  plot([1.72119,1.04817] ,[8.06938, 6.55504], 'k')
  plot([1.57862,1.45249] ,[1.89761, 2.0513], 'k')
  plot([1.57862,1.50542] ,[1.89761, 1.58156], 'k')
  plot([1.57862,1.70474] ,[1.89761, 1.48604], 'k')
  plot([1.57862,1.01631] ,[1.89761, 1.1957], 'k')
  plot([1.57862,1.24119] ,[1.89761, 0.749141], 'k')
  plot([1.57862,1.62376] ,[1.89761, 0.450761], 'k')
  plot([1.57862,0.0655959] ,[1.89761, 2.47082], 'k')
  plot([1.57862,2.53231] ,[1.89761, 0.522946], 'k')
  plot([1.57862,2.60489] ,[1.89761, 0.446358], 'k')
  plot([9.77852,9.91057] ,[7.57381, 6.96684], 'k')
  plot([9.77852,9.18297] ,[7.57381, 8.11969], 'k')
  plot([9.77852,9.17218] ,[7.57381, 6.8015], 'k')
  plot([9.77852,9.19848] ,[7.57381, 8.8353], 'k')
  plot([9.77852,8.43625] ,[7.57381, 8.06144], 'k')
  plot([9.77852,8.55114] ,[7.57381, 9.04345], 'k')
  plot([9.77852,9.6293] ,[7.57381, 9.6252], 'k')
  plot([9.77852,8.49047] ,[7.57381, 9.34752], 'k')
  plot([9.77852,9.82179] ,[7.57381, 4.83494], 'k')
  plot([2.98444,3.49139] ,[9.46065, 9.77983], 'k')
  plot([2.98444,1.98661] ,[9.46065, 9.01431], 'k')
  plot([2.98444,1.63439] ,[9.46065, 9.176], 'k')
  plot([2.98444,1.33031] ,[9.46065, 8.60031], 'k')
  plot([2.98444,1.72119] ,[9.46065, 8.06938], 'k')
  plot([2.98444,4.86285] ,[9.46065, 9.8491], 'k')
  plot([2.98444,0.706817] ,[9.46065, 9.4702], 'k')
  plot([2.98444,0.862035] ,[9.46065, 8.22807], 'k')
  plot([2.98444,1.27433] ,[9.46065, 7.62873], 'k')
  plot([1.19049,1.33031] ,[8.61124, 8.60031], 'k')
  plot([1.19049,0.862035] ,[8.61124, 8.22807], 'k')
  plot([1.19049,1.63439] ,[8.61124, 9.176], 'k')
  plot([1.19049,1.72119] ,[8.61124, 8.06938], 'k')
  plot([1.19049,1.98661] ,[8.61124, 9.01431], 'k')
  plot([1.19049,0.706817] ,[8.61124, 9.4702], 'k')
  plot([1.19049,1.27433] ,[8.61124, 7.62873], 'k')
  plot([1.19049,0.810229] ,[8.61124, 7.52492], 'k')
  plot([1.19049,1.00895] ,[8.61124, 7.46205], 'k')
  plot([1.19049,0.0219613] ,[8.61124, 9.10292], 'k')
  plot([9.0836,9.18297] ,[8.02641, 8.11969], 'k')
  plot([9.0836,8.43625] ,[8.02641, 8.06144], 'k')
  plot([9.0836,9.19848] ,[8.02641, 8.8353], 'k')
  plot([9.0836,9.77852] ,[8.02641, 7.57381], 'k')
  plot([9.0836,8.55114] ,[8.02641, 9.04345], 'k')
  plot([9.0836,9.17218] ,[8.02641, 6.8015], 'k')
  plot([9.0836,9.91057] ,[8.02641, 6.96684], 'k')
  plot([9.0836,8.49047] ,[8.02641, 9.34752], 'k')
  plot([9.0836,9.6293] ,[8.02641, 9.6252], 'k')
  plot([9.9297,9.18297] ,[8.40654, 8.11969], 'k')
  plot([9.9297,9.77852] ,[8.40654, 7.57381], 'k')
  plot([9.9297,9.19848] ,[8.40654, 8.8353], 'k')
  plot([9.9297,9.0836] ,[8.40654, 8.02641], 'k')
  plot([9.9297,9.6293] ,[8.40654, 9.6252], 'k')
  plot([9.9297,9.91057] ,[8.40654, 6.96684], 'k')
  plot([9.9297,8.55114] ,[8.40654, 9.04345], 'k')
  plot([9.9297,8.43625] ,[8.40654, 8.06144], 'k')
  plot([9.9297,8.49047] ,[8.40654, 9.34752], 'k')
  plot([9.9297,9.17218] ,[8.40654, 6.8015], 'k')
  plot([1.23797,1.04817] ,[6.5902, 6.55504], 'k')
  plot([1.23797,1.40757] ,[6.5902, 7.01219], 'k')
  plot([1.23797,0.917237] ,[6.5902, 5.99875], 'k')
  plot([1.23797,0.819132] ,[6.5902, 7.14703], 'k')
  plot([1.23797,1.00895] ,[6.5902, 7.46205], 'k')
  plot([1.23797,0.810229] ,[6.5902, 7.52492], 'k')
  plot([1.23797,1.27433] ,[6.5902, 7.62873], 'k')
  plot([1.23797,0.425752] ,[6.5902, 5.62038], 'k')
  plot([1.23797,1.72119] ,[6.5902, 8.06938], 'k')
  plot([1.23797,0.862035] ,[6.5902, 8.22807], 'k')
  plot([3.11533,2.98444] ,[9.39522, 9.46065], 'k')
  plot([3.11533,3.49139] ,[9.39522, 9.77983], 'k')
  plot([3.11533,1.98661] ,[9.39522, 9.01431], 'k')
  plot([3.11533,1.63439] ,[9.39522, 9.176], 'k')
  plot([3.11533,4.86285] ,[9.39522, 9.8491], 'k')
  plot([3.11533,1.72119] ,[9.39522, 8.06938], 'k')
  plot([3.11533,1.33031] ,[9.39522, 8.60031], 'k')
  plot([3.11533,1.19049] ,[9.39522, 8.61124], 'k')
  plot([3.11533,0.706817] ,[9.39522, 9.4702], 'k')
  plot([5.39304,5.2062] ,[0.858517, 0.609559], 'k')
  plot([5.39304,5.16037] ,[0.858517, 0.331096], 'k')
  plot([5.39304,5.31267] ,[0.858517, 0.105995], 'k')
  plot([5.39304,5.70299] ,[0.858517, 0.115567], 'k')
  plot([5.39304,4.9301] ,[0.858517, 0.113704], 'k')
  plot([5.39304,6.62705] ,[0.858517, 0.891078], 'k')
  plot([5.39304,6.72999] ,[0.858517, 0.870166], 'k')
  plot([5.39304,6.84897] ,[0.858517, 0.65457], 'k')
  plot([5.39304,6.82397] ,[0.858517, 0.468387], 'k')
  plot([5.39304,3.82227] ,[0.858517, 0.962097], 'k')
  plot([9.10048,8.6774] ,[1.71657, 1.10345], 'k')
  plot([9.10048,9.1523] ,[1.71657, 2.71892], 'k')
  plot([9.10048,8.09018] ,[1.71657, 1.64265], 'k')
  plot([9.10048,9.26046] ,[1.71657, 0.622411], 'k')
  plot([9.10048,7.95037] ,[1.71657, 1.84595], 'k')
  plot([9.10048,9.96565] ,[1.71657, 2.74469], 'k')
  plot([9.10048,8.41853] ,[1.71657, 0.303546], 'k')
  plot([9.10048,8.00976] ,[1.71657, 0.0865152], 'k')
  plot([9.10048,9.29992] ,[1.71657, 3.77478], 'k')
  plot([9.10048,8.98934] ,[1.71657, 3.79381], 'k')
  plot([0.358932,0.0655959] ,[2.56942, 2.47082], 'k')
  plot([0.358932,0.264395] ,[2.56942, 3.69194], 'k')
  plot([0.358932,1.45249] ,[2.56942, 2.0513], 'k')
  plot([0.358932,1.57862] ,[2.56942, 1.89761], 'k')
  plot([0.358932,0.592847] ,[2.56942, 3.98753], 'k')
  plot([0.358932,1.50542] ,[2.56942, 1.58156], 'k')
  plot([0.358932,1.01631] ,[2.56942, 1.1957], 'k')
  plot([0.358932,1.70474] ,[2.56942, 1.48604], 'k')
  plot([0.358932,2.04392] ,[2.56942, 2.1875], 'k')
  plot([0.358932,1.24119] ,[2.56942, 0.749141], 'k')
  plot([9.98311,9.91057] ,[6.06003, 6.96684], 'k')
  plot([9.98311,9.17218] ,[6.06003, 6.8015], 'k')
  plot([9.98311,9.82179] ,[6.06003, 4.83494], 'k')
  plot([9.98311,9.77852] ,[6.06003, 7.57381], 'k')
  plot([9.98311,9.0836] ,[6.06003, 8.02641], 'k')
  plot([9.98311,9.18297] ,[6.06003, 8.11969], 'k')
  plot([9.98311,9.9297] ,[6.06003, 8.40654], 'k')
  plot([9.98311,9.29992] ,[6.06003, 3.77478], 'k')
  plot([9.98311,8.98934] ,[6.06003, 3.79381], 'k')
  plot([9.98311,8.43625] ,[6.06003, 8.06144], 'k')
  plot([0.884567,0.819132] ,[6.91524, 7.14703], 'k')
  plot([0.884567,1.04817] ,[6.91524, 6.55504], 'k')
  plot([0.884567,1.40757] ,[6.91524, 7.01219], 'k')
  plot([0.884567,1.00895] ,[6.91524, 7.46205], 'k')
  plot([0.884567,0.810229] ,[6.91524, 7.52492], 'k')
  plot([0.884567,1.27433] ,[6.91524, 7.62873], 'k')
  plot([0.884567,0.917237] ,[6.91524, 5.99875], 'k')
  plot([0.884567,0.862035] ,[6.91524, 8.22807], 'k')
  plot([0.884567,0.425752] ,[6.91524, 5.62038], 'k')
  plot([0.426344,0.425752] ,[5.55775, 5.62038], 'k')
  plot([0.426344,0.0645757] ,[5.55775, 5.32426], 'k')
  plot([0.426344,0.917237] ,[5.55775, 5.99875], 'k')
  plot([0.426344,1.04817] ,[5.55775, 6.55504], 'k')
  plot([0.426344,1.23797] ,[5.55775, 6.5902], 'k')
  plot([0.426344,0.884567] ,[5.55775, 6.91524], 'k')
  plot([0.426344,0.592847] ,[5.55775, 3.98753], 'k')
  plot([0.426344,0.819132] ,[5.55775, 7.14703], 'k')
  plot([0.426344,1.40757] ,[5.55775, 7.01219], 'k')
  plot([0.426344,0.264395] ,[5.55775, 3.69194], 'k')
  plot([9.16984,9.0836] ,[7.53292, 8.02641], 'k')
  plot([9.16984,9.18297] ,[7.53292, 8.11969], 'k')
  plot([9.16984,9.77852] ,[7.53292, 7.57381], 'k')
  plot([9.16984,9.17218] ,[7.53292, 6.8015], 'k')
  plot([9.16984,8.43625] ,[7.53292, 8.06144], 'k')
  plot([9.16984,9.91057] ,[7.53292, 6.96684], 'k')
  plot([9.16984,9.9297] ,[7.53292, 8.40654], 'k')
  plot([9.16984,9.19848] ,[7.53292, 8.8353], 'k')
  plot([9.16984,8.55114] ,[7.53292, 9.04345], 'k')
  plot([5.85763,6.18845] ,[9.14385, 9.33976], 'k')
  plot([5.85763,4.86285] ,[9.14385, 9.8491], 'k')
  plot([5.85763,7.20943] ,[9.14385, 8.91005], 'k')
  plot([5.85763,3.49139] ,[9.14385, 9.77983], 'k')
  plot([5.85763,8.49047] ,[9.14385, 9.34752], 'k')
  plot([5.85763,8.55114] ,[9.14385, 9.04345], 'k')
  plot([5.85763,3.11533] ,[9.14385, 9.39522], 'k')
  plot([5.85763,8.43625] ,[9.14385, 8.06144], 'k')
  plot([0.768848,0.358932] ,[2.02992, 2.56942], 'k')
  plot([0.768848,1.45249] ,[2.02992, 2.0513], 'k')
  plot([0.768848,1.57862] ,[2.02992, 1.89761], 'k')
  plot([0.768848,0.0655959] ,[2.02992, 2.47082], 'k')
  plot([0.768848,1.50542] ,[2.02992, 1.58156], 'k')
  plot([0.768848,1.01631] ,[2.02992, 1.1957], 'k')
  plot([0.768848,1.70474] ,[2.02992, 1.48604], 'k')
  plot([0.768848,2.04392] ,[2.02992, 2.1875], 'k')
  plot([0.768848,1.24119] ,[2.02992, 0.749141], 'k')
  plot([0.768848,0.264395] ,[2.02992, 3.69194], 'k')
  plot([4.65882,5.2062] ,[0.749122, 0.609559], 'k')
  plot([4.65882,5.16037] ,[0.749122, 0.331096], 'k')
  plot([4.65882,4.9301] ,[0.749122, 0.113704], 'k')
  plot([4.65882,5.39304] ,[0.749122, 0.858517], 'k')
  plot([4.65882,3.82227] ,[0.749122, 0.962097], 'k')
  plot([4.65882,5.31267] ,[0.749122, 0.105995], 'k')
  plot([4.65882,3.5438] ,[0.749122, 0.687311], 'k')
  plot([4.65882,5.70299] ,[0.749122, 0.115567], 'k')
  plot([4.65882,3.23203] ,[0.749122, 0.647742], 'k')
  plot([4.65882,2.97439] ,[0.749122, 0.575901], 'k')
  plot([0.497096,0.592847] ,[4.69802, 3.98753], 'k')
  plot([0.497096,0.0645757] ,[4.69802, 5.32426], 'k')
  plot([0.497096,0.426344] ,[4.69802, 5.55775], 'k')
  plot([0.497096,0.425752] ,[4.69802, 5.62038], 'k')
  plot([0.497096,0.264395] ,[4.69802, 3.69194], 'k')
  plot([0.497096,0.917237] ,[4.69802, 5.99875], 'k')
  plot([0.497096,1.04817] ,[4.69802, 6.55504], 'k')
  plot([0.497096,1.23797] ,[4.69802, 6.5902], 'k')
  plot([0.497096,0.358932] ,[4.69802, 2.56942], 'k')
  plot([0.497096,0.884567] ,[4.69802, 6.91524], 'k')
  plot([9.63863,9.98311] ,[6.42041, 6.06003], 'k')
  plot([9.63863,9.17218] ,[6.42041, 6.8015], 'k')
  plot([9.63863,9.91057] ,[6.42041, 6.96684], 'k')
  plot([9.63863,9.77852] ,[6.42041, 7.57381], 'k')
  plot([9.63863,9.16984] ,[6.42041, 7.53292], 'k')
  plot([9.63863,9.82179] ,[6.42041, 4.83494], 'k')
  plot([9.63863,9.0836] ,[6.42041, 8.02641], 'k')
  plot([9.63863,9.18297] ,[6.42041, 8.11969], 'k')
  plot([9.63863,9.9297] ,[6.42041, 8.40654], 'k')
  plot([9.63863,8.43625] ,[6.42041, 8.06144], 'k')
  plot([7.80511,8.00976] ,[0.405052, 0.0865152], 'k')
  plot([7.80511,8.41853] ,[0.405052, 0.303546], 'k')
  plot([7.80511,6.82397] ,[0.405052, 0.468387], 'k')
  plot([7.80511,6.84897] ,[0.405052, 0.65457], 'k')
  plot([7.80511,8.6774] ,[0.405052, 1.10345], 'k')
  plot([7.80511,6.72999] ,[0.405052, 0.870166], 'k')
  plot([7.80511,8.09018] ,[0.405052, 1.64265], 'k')
  plot([7.80511,6.62705] ,[0.405052, 0.891078], 'k')
  plot([7.80511,7.95037] ,[0.405052, 1.84595], 'k')
  plot([7.80511,9.26046] ,[0.405052, 0.622411], 'k')
  plot([7.71056,8.09018] ,[1.36737, 1.64265], 'k')
  plot([7.71056,7.95037] ,[1.36737, 1.84595], 'k')
  plot([7.71056,7.80511] ,[1.36737, 0.405052], 'k')
  plot([7.71056,8.6774] ,[1.36737, 1.10345], 'k')
  plot([7.71056,6.72999] ,[1.36737, 0.870166], 'k')
  plot([7.71056,6.84897] ,[1.36737, 0.65457], 'k')
  plot([7.71056,6.62705] ,[1.36737, 0.891078], 'k')
  plot([7.71056,6.82397] ,[1.36737, 0.468387], 'k')
  plot([7.71056,8.41853] ,[1.36737, 0.303546], 'k')
  plot([7.71056,8.00976] ,[1.36737, 0.0865152], 'k')
  plot([1.37276,1.45249] ,[2.04016, 2.0513], 'k')
  plot([1.37276,1.57862] ,[2.04016, 1.89761], 'k')
  plot([1.37276,1.50542] ,[2.04016, 1.58156], 'k')
  plot([1.37276,0.768848] ,[2.04016, 2.02992], 'k')
  plot([1.37276,1.70474] ,[2.04016, 1.48604], 'k')
  plot([1.37276,1.01631] ,[2.04016, 1.1957], 'k')
  plot([1.37276,0.358932] ,[2.04016, 2.56942], 'k')
  plot([1.37276,1.24119] ,[2.04016, 0.749141], 'k')
  plot([1.37276,0.0655959] ,[2.04016, 2.47082], 'k')
  plot([8.9005,9.26046] ,[0.773389, 0.622411], 'k')
  plot([8.9005,8.6774] ,[0.773389, 1.10345], 'k')
  plot([8.9005,8.41853] ,[0.773389, 0.303546], 'k')
  plot([8.9005,9.10048] ,[0.773389, 1.71657], 'k')
  plot([8.9005,8.00976] ,[0.773389, 0.0865152], 'k')
  plot([8.9005,7.80511] ,[0.773389, 0.405052], 'k')
  plot([8.9005,8.09018] ,[0.773389, 1.64265], 'k')
  plot([8.9005,7.71056] ,[0.773389, 1.36737], 'k')
  plot([8.9005,7.95037] ,[0.773389, 1.84595], 'k')
  plot([8.9005,9.1523] ,[0.773389, 2.71892], 'k')
  plot([8.3407,7.95037] ,[2.19871, 1.84595], 'k')
  plot([8.3407,8.09018] ,[2.19871, 1.64265], 'k')
  plot([8.3407,9.10048] ,[2.19871, 1.71657], 'k')
  plot([8.3407,9.1523] ,[2.19871, 2.71892], 'k')
  plot([8.3407,7.71056] ,[2.19871, 1.36737], 'k')
  plot([8.3407,8.6774] ,[2.19871, 1.10345], 'k')
  plot([8.3407,8.9005] ,[2.19871, 0.773389], 'k')
  plot([8.3407,9.96565] ,[2.19871, 2.74469], 'k')
  plot([8.3407,8.98934] ,[2.19871, 3.79381], 'k')
  plot([8.3407,9.26046] ,[2.19871, 0.622411], 'k')
  plot([3.71803,3.11533] ,[9.01063, 9.39522], 'k')
  plot([3.71803,3.49139] ,[9.01063, 9.77983], 'k')
  plot([3.71803,2.98444] ,[9.01063, 9.46065], 'k')
  plot([3.71803,4.86285] ,[9.01063, 9.8491], 'k')
  plot([3.71803,1.98661] ,[9.01063, 9.01431], 'k')
  plot([3.71803,1.63439] ,[9.01063, 9.176], 'k')
  plot([3.71803,5.85763] ,[9.01063, 9.14385], 'k')
  plot([3.71803,1.72119] ,[9.01063, 8.06938], 'k')
  plot([3.71803,1.33031] ,[9.01063, 8.60031], 'k')
  plot([1.81708,1.63439] ,[9.69451, 9.176], 'k')
  plot([1.81708,1.98661] ,[9.69451, 9.01431], 'k')
  plot([1.81708,0.706817] ,[9.69451, 9.4702], 'k')
  plot([1.81708,2.98444] ,[9.69451, 9.46065], 'k')
  plot([1.81708,1.33031] ,[9.69451, 8.60031], 'k')
  plot([1.81708,1.19049] ,[9.69451, 8.61124], 'k')
  plot([1.81708,3.11533] ,[9.69451, 9.39522], 'k')
  plot([1.81708,1.72119] ,[9.69451, 8.06938], 'k')
  plot([1.81708,3.49139] ,[9.69451, 9.77983], 'k')
  plot([1.81708,0.862035] ,[9.69451, 8.22807], 'k')
  plot([2.70835,2.98444] ,[9.27441, 9.46065], 'k')
  plot([2.70835,3.11533] ,[9.27441, 9.39522], 'k')
  plot([2.70835,1.98661] ,[9.27441, 9.01431], 'k')
  plot([2.70835,3.49139] ,[9.27441, 9.77983], 'k')
  plot([2.70835,1.81708] ,[9.27441, 9.69451], 'k')
  plot([2.70835,3.71803] ,[9.27441, 9.01063], 'k')
  plot([2.70835,1.63439] ,[9.27441, 9.176], 'k')
  plot([2.70835,1.33031] ,[9.27441, 8.60031], 'k')
  plot([2.70835,1.72119] ,[9.27441, 8.06938], 'k')
  plot([2.70835,1.19049] ,[9.27441, 8.61124], 'k')
  plot([0.712911,0.768848] ,[1.90109, 2.02992], 'k')
  plot([0.712911,1.37276] ,[1.90109, 2.04016], 'k')
  plot([0.712911,1.45249] ,[1.90109, 2.0513], 'k')
  plot([0.712911,0.358932] ,[1.90109, 2.56942], 'k')
  plot([0.712911,1.01631] ,[1.90109, 1.1957], 'k')
  plot([0.712911,1.50542] ,[1.90109, 1.58156], 'k')
  plot([0.712911,0.0655959] ,[1.90109, 2.47082], 'k')
  plot([0.712911,1.57862] ,[1.90109, 1.89761], 'k')
  plot([0.712911,1.70474] ,[1.90109, 1.48604], 'k')
  plot([0.712911,1.24119] ,[1.90109, 0.749141], 'k')
  plot([1.64736,1.40757] ,[7.22882, 7.01219], 'k')
  plot([1.64736,1.27433] ,[7.22882, 7.62873], 'k')
  plot([1.64736,1.00895] ,[7.22882, 7.46205], 'k')
  plot([1.64736,1.23797] ,[7.22882, 6.5902], 'k')
  plot([1.64736,0.884567] ,[7.22882, 6.91524], 'k')
  plot([1.64736,0.819132] ,[7.22882, 7.14703], 'k')
  plot([1.64736,1.72119] ,[7.22882, 8.06938], 'k')
  plot([1.64736,0.810229] ,[7.22882, 7.52492], 'k')
  plot([1.64736,1.04817] ,[7.22882, 6.55504], 'k')
  plot([1.64736,0.862035] ,[7.22882, 8.22807], 'k')
  plot([0.326723,1.01631] ,[1.23096, 1.1957], 'k')
  plot([0.326723,0.712911] ,[1.23096, 1.90109], 'k')
  plot([0.326723,0.768848] ,[1.23096, 2.02992], 'k')
  plot([0.326723,1.24119] ,[1.23096, 0.749141], 'k')
  plot([0.326723,1.50542] ,[1.23096, 1.58156], 'k')
  plot([0.326723,0.0655959] ,[1.23096, 2.47082], 'k')
  plot([0.326723,1.37276] ,[1.23096, 2.04016], 'k')
  plot([0.326723,0.358932] ,[1.23096, 2.56942], 'k')
  plot([0.326723,1.45249] ,[1.23096, 2.0513], 'k')
  plot([0.326723,1.70474] ,[1.23096, 1.48604], 'k')
  plot([8.73971,8.43625] ,[8.31024, 8.06144], 'k')
  plot([8.73971,9.0836] ,[8.31024, 8.02641], 'k')
  plot([8.73971,9.18297] ,[8.31024, 8.11969], 'k')
  plot([8.73971,9.19848] ,[8.31024, 8.8353], 'k')
  plot([8.73971,8.55114] ,[8.31024, 9.04345], 'k')
  plot([8.73971,9.16984] ,[8.31024, 7.53292], 'k')
  plot([8.73971,8.49047] ,[8.31024, 9.34752], 'k')
  plot([8.73971,9.9297] ,[8.31024, 8.40654], 'k')
  plot([8.73971,9.77852] ,[8.31024, 7.57381], 'k')
  plot([0.188711,0.326723] ,[1.66463, 1.23096], 'k')
  plot([0.188711,0.712911] ,[1.66463, 1.90109], 'k')
  plot([0.188711,0.768848] ,[1.66463, 2.02992], 'k')
  plot([0.188711,0.0655959] ,[1.66463, 2.47082], 'k')
  plot([0.188711,0.358932] ,[1.66463, 2.56942], 'k')
  plot([0.188711,1.01631] ,[1.66463, 1.1957], 'k')
  plot([0.188711,1.37276] ,[1.66463, 2.04016], 'k')
  plot([0.188711,1.50542] ,[1.66463, 1.58156], 'k')
  plot([0.188711,1.45249] ,[1.66463, 2.0513], 'k')
  plot([0.188711,1.24119] ,[1.66463, 0.749141], 'k')
  plot([7.57846,7.71056] ,[1.1042, 1.36737], 'k')
  plot([7.57846,7.80511] ,[1.1042, 0.405052], 'k')
  plot([7.57846,8.09018] ,[1.1042, 1.64265], 'k')
  plot([7.57846,7.95037] ,[1.1042, 1.84595], 'k')
  plot([7.57846,6.84897] ,[1.1042, 0.65457], 'k')
  plot([7.57846,6.72999] ,[1.1042, 0.870166], 'k')
  plot([7.57846,6.62705] ,[1.1042, 0.891078], 'k')
  plot([7.57846,6.82397] ,[1.1042, 0.468387], 'k')
  plot([7.57846,8.6774] ,[1.1042, 1.10345], 'k')
  plot([7.57846,8.00976] ,[1.1042, 0.0865152], 'k')
end
plot([0.5, 0.326723], [0.5, 1.23096], 'r', 'LineWidth', 2)
plot([0.326723, 0.358932], [1.23096, 2.56942], 'r', 'LineWidth', 2)
plot([0.358932, 0.592847], [2.56942, 3.98753], 'r', 'LineWidth', 2)
plot([0.592847, 1.04817], [3.98753, 6.55504], 'r', 'LineWidth', 2)
plot([1.04817, 1.72119], [6.55504, 8.06938], 'r', 'LineWidth', 2)
plot([1.72119, 3.71803], [8.06938, 9.01063], 'r', 'LineWidth', 2)
plot([3.71803, 5.85763], [9.01063, 9.14385], 'r', 'LineWidth', 2)
plot([5.85763, 7.20943], [9.14385, 8.91005], 'r', 'LineWidth', 2)
plot([7.20943, 9.19848], [8.91005, 8.8353], 'r', 'LineWidth', 2)
plot([9.19848, 9], [8.8353, 9], 'r', 'LineWidth', 2)
text(0.5, 0.5,'S','FontSize',12)
text(9, 9,'G','FontSize',12)
hold off
title('Number of nodes is 100 and K (number of edge attempts) is 10')
axis equal
